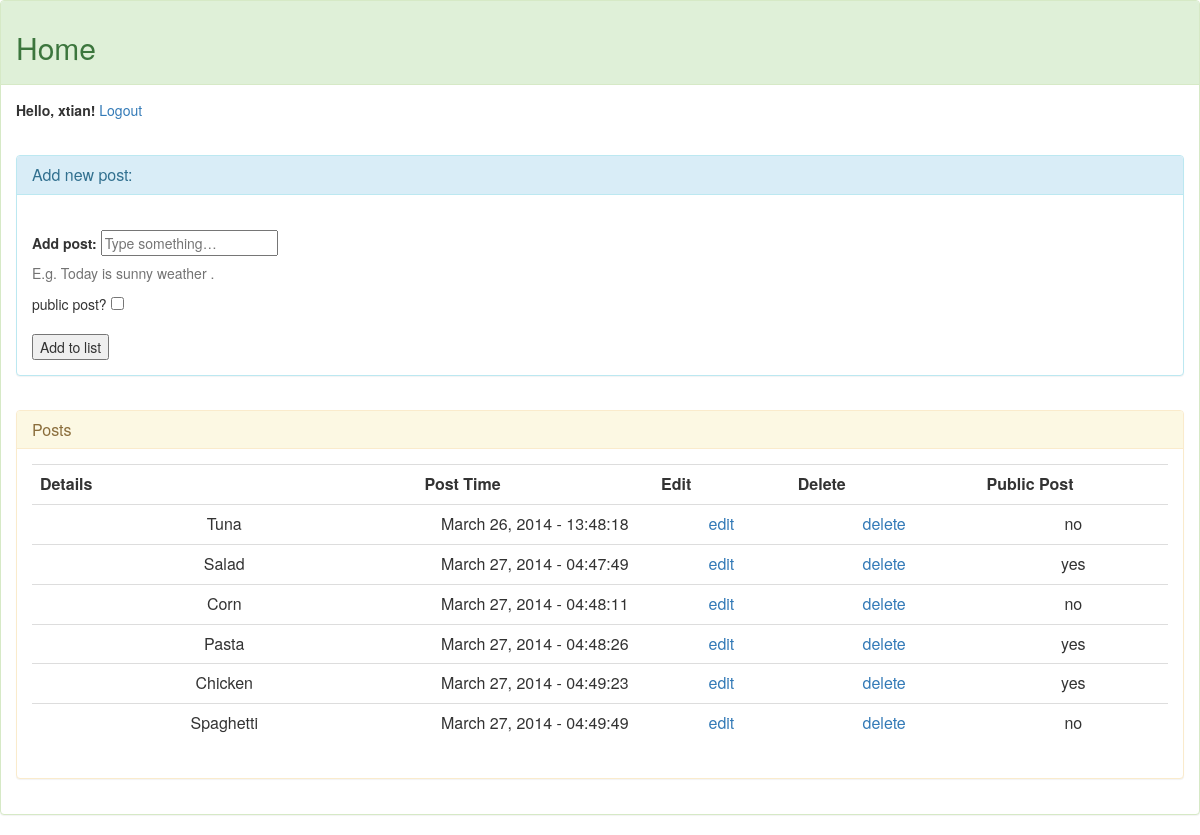
Screenshot of /english/home.php (signed in) with the database file from the repository.
### tables this page shows
CREATE TABLE IF NOT EXISTS `list` (
  `id` int(11) NOT NULL AUTO_INCREMENT,
  `title` text NOT NULL,
  `details` text NOT NULL,
  `date_posted` varchar(30) NOT NULL,
  `time_posted` time NOT NULL,
  `date_edited` varchar(30) NOT NULL,
  `time_edited` time NOT NULL,
  `public` varchar(5) NOT NULL,
  PRIMARY KEY (`id`)
);

### english/home.php (the view, shortened to what this page needs)
<html>
<head>
<link rel="stylesheet" href="http://maxcdn.bootstrapcdn.com/bootstrap/3.3.6/css/bootstrap.min.css">
</head>
<?php
    $user = $_SESSION['user'];
?>
<body>
<div class = "panel panel-success">
<div class = "panel-heading">
<h3 class = "panel-title"><h2>Home</h2></h3>
</div>
<div class = "panel-body">
<label><p>Hello, <?php Print "$user"?>!</p></label>
<a href="logout.php">Logout</a><br/><br/>
<form action="add.php" method="POST">
<fieldset>
<div class = "panel panel-info">
<div class = "panel-heading">
<h3 class = "panel-title">Add new post:</h3>
</div>
<br/>
  <div class = "panel-body">
    <label>   Add post:</label>
    <input type="text" placeholder="Type something…"name="details">
   <div id = "content"> <span class="help-block">   E.g. Today is sunny weather .</span></div>
    public post? <input type="checkbox" name="public[]" value="yes"/><br/><br/>
    <input type="submit" value="Add to list"/>
</div>
</fieldset>
</form>
<fieldset>
    <div class = "panel panel-warning">
    <div class = "panel-heading">
<h3 class = "panel-title">Posts</h3>
</div>
<div class = "panel-body">
<table class="table">
<col width="130">
<col width="80">
<tr>
<th align="center", width = 100>Details</th>
<th align="center", width = 30>Post Time</th>
<th align="center", width = 30>Edit</th>
<th align="center", width = 30>Delete</th>
<th align="center", width = 30>Public Post</th>
</tr>
</fieldset>
<?php
				$query = mysql_query("Select * from list");
				while($row = mysql_fetch_array($query)) {
                    Print "<tr>";
                    Print '<td align="center" <span class="more">'. $row['details']."</span></td>";
                    Print '<td align="center">'. $row['date_posted']. " - ". $row['time_posted']."</td>";
                    Print '<td align="center"><a href="edit.php?id='. $row['id'] .'">edit</a> </td>';
                    Print '<td align="center"><a href="#" onclick="myFunction('.$row['id'].')">delete</a> </td>';
                    Print '<td align="center">'. $row['public']. "</td>";
                    Print "</tr>";
                }
    ?>
</div>
</div>
</body>
</html>

### rows the page displays
list: details "Tuna", date_posted "March 26, 2014", time_posted "13:48:18", public "no"
list: details "Salad", date_posted "March 27, 2014", time_posted "04:47:49", public "yes"
list: details "Corn", date_posted "March 27, 2014", time_posted "04:48:11", public "no"
list: details "Pasta", date_posted "March 27, 2014", time_posted "04:48:26", public "yes"
list: details "Chicken", date_posted "March 27, 2014", time_posted "04:49:23", public "yes"
list: details "Spaghetti", date_posted "March 27, 2014", time_posted "04:49:49", public "no"

### other values shown
$user "xtian"
